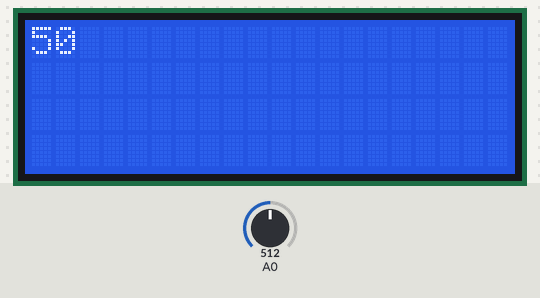
A sketch run on a simulated Arduino Uno, built with avr-gcc and run on an emulated ATmega328P. Parts: 20×4 character LCD. Inputs (shaded band) come from the test bench; at power-on: A0 = 512.

Above: at 1.2 s.
1.3 s: A0 set to 716
2.8 s: A0 set to 900
At 3.9 s:
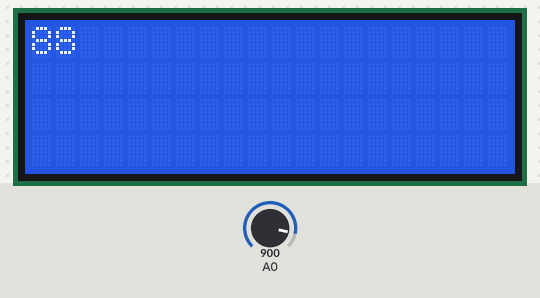
4.3 s: A0 set to 1023
At 5.1 s:
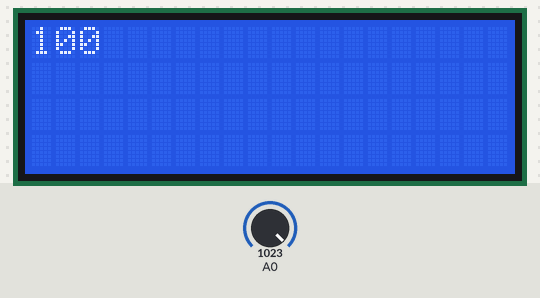
Timing chart, 0 to 7.3 s (numbered marks = the images above; inputs shaded):
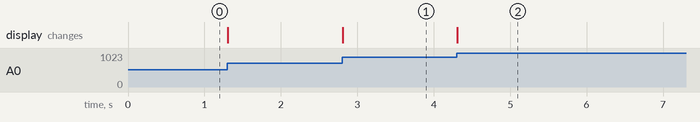

Measured:
- after the input at 2.8 s, the display: changes at once (image 1)
- after the input at 4.3 s, the display: changes at once (image 2)

The sketch:

LCD_display_2.ino
```cpp
 #include <Wire.h>

 #include <LiquidCrystal_I2C.h>

 LiquidCrystal_I2C lcd(0x27,20,4);

 void setup()
 {
  pinMode(A0, INPUT);
  Serial.begin(9600);
  lcd.init();
 }

void loop() {

  int value = analogRead(A0);
  int realvalue = map(value, 0, 1016, 0, 100);
  char blank = ' ';
  lcd.backlight();
  lcd.setCursor(0,0);
  lcd.print(realvalue);
  lcd.print(blank);

}
```
